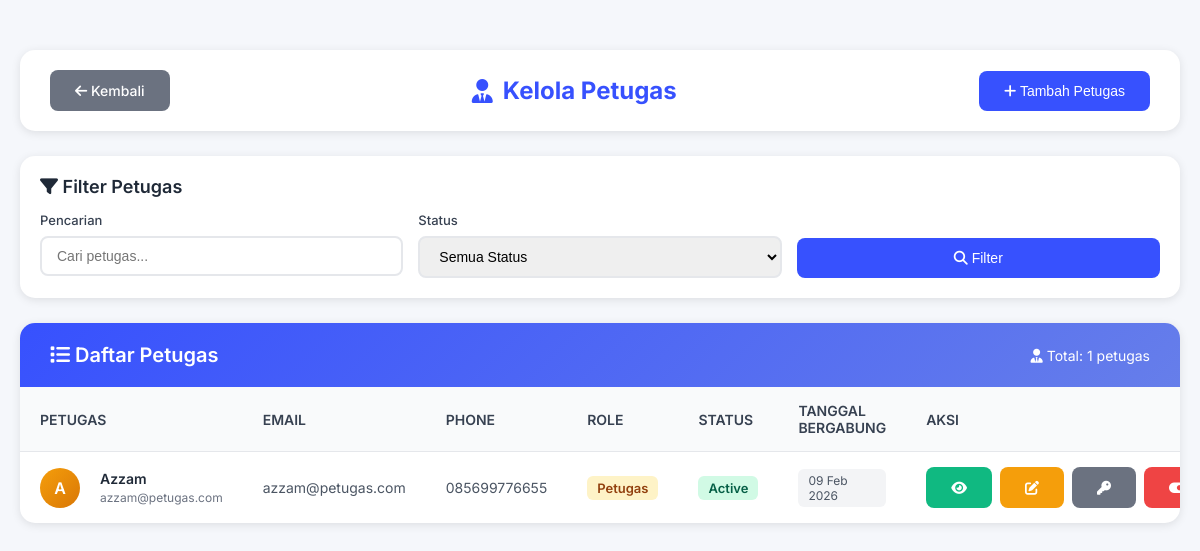
The app's page /Admin/kelola_petugas.php (signed in) with its own data.
### tables this page shows
CREATE TABLE `users` (
  `id` int(11) NOT NULL,
  `full_name` varchar(100) NOT NULL,
  `email` varchar(100) NOT NULL,
  `phone` varchar(20) DEFAULT NULL,
  `address` text DEFAULT NULL,
  `profile_picture` varchar(255) DEFAULT NULL,
  `password` varchar(255) NOT NULL,
  `role` enum('user','petugas','admin') DEFAULT 'user',
  `balance` decimal(10,2) DEFAULT 0.00,
  `status` enum('active','inactive') DEFAULT 'active',
  `created_at` timestamp NOT NULL DEFAULT current_timestamp(),
  `updated_at` timestamp NOT NULL DEFAULT current_timestamp() ON UPDATE current_timestamp()
);

### Admin/kelola_petugas.php (the view, shortened to what this page needs)
<?php
require_once '../config.php';
$search = isset($_GET['search']) ? $_GET['search'] : '';
$status_filter = isset($_GET['status_filter']) ? $_GET['status_filter'] : '';
$query = "SELECT * FROM users WHERE role = 'petugas'";
$params = [];
$query .= " ORDER BY created_at DESC";
try {
    $stmt = $conn->prepare($query);
    $stmt->execute($params);
    $petugas = $stmt->fetchAll();
} catch(PDOException $e) {
    $petugas = [];
}
?>
<!DOCTYPE html>
<html lang="id">
<head>
    <link rel="stylesheet" href="https://cdnjs.cloudflare.com/ajax/libs/font-awesome/6.4.0/css/all.min.css">
</head>
<body>
<div class="container">
    <div class="header">
        <a href="admin_dashboard.php" class="btn btn-secondary">
            <i class="fas fa-arrow-left"></i> Kembali
        </a>
        <h1><i class="fas fa-user-tie"></i> Kelola Petugas</h1>
        <button class="btn" onclick="openModal('addPetugasModal')">
            <i class="fas fa-plus"></i> Tambah Petugas
        </button>
    </div>
        <div class="filters">
            <div class="filters-title">
                <i class="fas fa-filter"></i> Filter Petugas
            </div>
            <form method="GET" class="filters-row">
                <div class="filter-group">
                    <label for="search">Pencarian</label>
                    <input type="text" id="search" name="search" placeholder="Cari petugas..." value="<?php echo htmlspecialchars($search); ?>">
                </div>
                <div class="filter-group">
                    <label for="status_filter">Status</label>
                    <select id="status_filter" name="status_filter">
                        <option value="all" <?php echo $status_filter == 'all' || $status_filter == '' ? 'selected' : ''; ?>>Semua Status</option>
                    </select>
                </div>
                <div class="filter-group" style="align-self: flex-end;">
                    <button type="submit" class="btn" style="width: 100%;">
                        <i class="fas fa-search"></i> Filter
                    </button>
                </div>
            </form>
        </div>
        <div class="table-container">
            <div class="table-header">
                <div class="table-title">
                    <i class="fas fa-list"></i> Daftar Petugas
                </div>
                <div class="table-stats">
                    <span><i class="fas fa-user-tie"></i> Total: <?php echo count($petugas); ?> petugas</span>
                </div>
            </div>
            <?php if(count($petugas) > 0): ?>
                <table>
                    <thead>
                        <tr>
                            <th>Petugas</th>
                            <th>Email</th>
                            <th>Phone</th>
                            <th>Role</th>
                            <th>Status</th>
                            <th>Tanggal Bergabung</th>
                            <th>Aksi</th>
                        </tr>
                    </thead>
                    <tbody>
                        <?php foreach($petugas as $staff): ?>
                            <tr>
                                <td>
                                    <div class="user-info">
                                        <div class="avatar">
                                            <?php echo strtoupper(substr($staff['full_name'], 0, 1)); ?>
                                        </div>
                                        <div>
                                            <div class="user-name"><?php echo $staff['full_name']; ?></div>
                                            <div class="user-email"><?php echo $staff['email']; ?></div>
                                        </div>
                                    </div>
                                </td>
                                <td><?php echo $staff['email']; ?></td>
                                <td>
                                    <?php if($staff['phone']): ?>
                                        <?php echo $staff['phone']; ?>
                                    <?php else: ?>
                                        <span style="color: #9ca3af;">-</span>
                                    <?php endif; ?>
                                </td>
                                <td>
                                    <span class="role-badge"><?php echo ucfirst($staff['role']); ?></span>
                                </td>
                                <td>
                                    <span class="status-badge <?php echo $staff['status']; ?>">
                                        <?php echo ucfirst($staff['status']); ?>
                                    </span>
                                </td>
                                <td>
                                    <span class="date-badge">
                                        <?php echo date('d M Y', strtotime($staff['created_at'])); ?>
                                    </span>
                                </td>
                                <td>
                                    <div class="action-buttons">
                                        <button onclick="viewDetail('<?php echo $staff['id']; ?>', '<?php echo $staff['full_name']; ?>', '<?php echo $staff['email']; ?>', '<?php echo $staff['phone']; ?>', '<?php echo $staff['role']; ?>', '<?php echo $staff['status']; ?>', '<?php echo date('d M Y', strtotime($staff['created_at'])); ?>')" class="btn btn-success" title="Detail">
                                            <i class="fas fa-eye"></i>
                                        </button>
                                        <button onclick="editPetugas(<?php echo $staff['id']; ?>, '<?php echo $staff['full_name']; ?>', '<?php echo $staff['email']; ?>', '<?php echo $staff['phone']; ?>', '<?php echo $staff['status']; ?>')" class="btn btn-warning" title="Edit">
                                            <i class="fas fa-edit"></i>
                                        </button>
                                        <button onclick="resetPassword(<?php echo $staff['id']; ?>, '<?php echo $staff['full_name']; ?>')" class="btn btn-secondary" title="Reset Password">
                                            <i class="fas fa-key"></i>
                                        </button>
                                        <a href="kelola_petugas.php?toggle_status=<?php echo $staff['id']; ?>" class="btn <?php echo $staff['status'] == 'active' ? 'btn-danger' : 'btn-success'; ?>" title="<?php echo $staff['status'] == 'active' ? 'Nonaktifkan' : 'Aktifkan'; ?>" onclick="return confirm('Yakin ingin <?php echo $staff['status'] == 'active' ? 'menonaktifkan' : 'mengaktifkan'; ?> petugas ini?')">
                                            <i class="fas fa-toggle-<?php echo $staff['status'] == 'active' ? 'on' : 'off'; ?>"></i>
                                        </a>
                                    </div>
                                </td>
                            </tr>
                        <?php endforeach; ?>
                    </tbody>
                </table>
            <?php endif; ?>
        </div>
    </div>
</body>
</html>

### Admin/kelola_petugas.php (style rules this page uses)
* { margin: 0; padding: 0; box-sizing: border-box; }
body { font-family: 'Inter', sans-serif; background: #f5f7fb; }
.container { max-width: 1400px; margin: 30px auto; padding: 20px; }
.header { background: white; padding: 20px 30px; border-radius: 15px; box-shadow: 0 2px 10px rgba(0,0,0,0.1); margin-bottom: 25px; display: flex; justify-content: space-between; align-items: center; flex-wrap: wrap; gap: 15px; }
.header h1 { color: #3751fe; font-size: 24px; display: flex; align-items: center; gap: 10px; }
.btn { display: inline-block; padding: 12px 25px; background: #3751fe; color: white; text-decoration: none; border-radius: 8px; font-weight: 500; transition: all 0.3s; border: none; cursor: pointer; font-size: 14px; }
.btn-secondary { background: #6b7280; }
.btn-danger { background: #ef4444; }
.btn-success { background: #10b981; }
.btn-warning { background: #f59e0b; }
.filters { background: white; padding: 20px; border-radius: 15px; box-shadow: 0 2px 10px rgba(0,0,0,0.1); margin-bottom: 25px; }
.filters-title { font-size: 18px; font-weight: 600; color: #1f2937; margin-bottom: 15px; }
.filters-row { display: grid; grid-template-columns: repeat(auto-fit, minmax(250px, 1fr)); gap: 15px; }
.filter-group { display: flex; flex-direction: column; gap: 8px; }
.filter-group label { font-size: 13px; font-weight: 500; color: #374151; }
.filter-group input, .filter-group select { padding: 10px 15px; border: 2px solid #e5e7eb; border-radius: 8px; font-size: 14px; transition: all 0.3s; }
.table-container { background: white; border-radius: 15px; box-shadow: 0 2px 10px rgba(0,0,0,0.1); overflow: hidden; }
.table-header { padding: 20px 30px; background: linear-gradient(135deg, #3751fe 0%, #667eea 100%); color: white; display: flex; justify-content: space-between; align-items: center; flex-wrap: wrap; gap: 15px; }
.table-title { font-size: 20px; font-weight: 600; }
.table-stats { display: flex; gap: 20px; font-size: 14px; }
table { width: 100%; border-collapse: collapse; }
thead { background: #f9fafb; }
th { padding: 15px 20px; text-align: left; font-weight: 600; color: #374151; font-size: 14px; text-transform: uppercase; }
td { padding: 15px 20px; border-top: 1px solid #e5e7eb; font-size: 14px; color: #4b5563; }
.avatar { width: 40px; height: 40px; border-radius: 50%; background: linear-gradient(135deg, #f59e0b 0%, #d97706 100%); display: flex; align-items: center; justify-content: center; color: white; font-weight: 600; font-size: 16px; margin-right: 10px; }
.user-info { display: flex; align-items: center; gap: 10px; }
.user-name { font-weight: 600; color: #1f2937; }
.user-email { font-size: 12px; color: #6b7280; margin-top: 3px; }
.role-badge { display: inline-block; background: #fef3c7; color: #92400e; padding: 4px 10px; border-radius: 6px; font-size: 13px; font-weight: 600; }
.status-badge { display: inline-block; padding: 4px 10px; border-radius: 6px; font-weight: 600; font-size: 13px; }
.status-badge.active { background: #d1fae5; color: #065f46; }
.date-badge { display: inline-block; background: #f3f4f6; color: #4b5563; padding: 4px 10px; border-radius: 6px; font-size: 12px; }
.action-buttons { display: flex; gap: 8px; }

### records on screen
users: full_name "A", full_name "Azzam", email "azzam@petugas.com", phone "085699776655", role "Petugas", status "Active", created_at "09 Feb 2026"

### other values on screen
count($petugas) "1"
